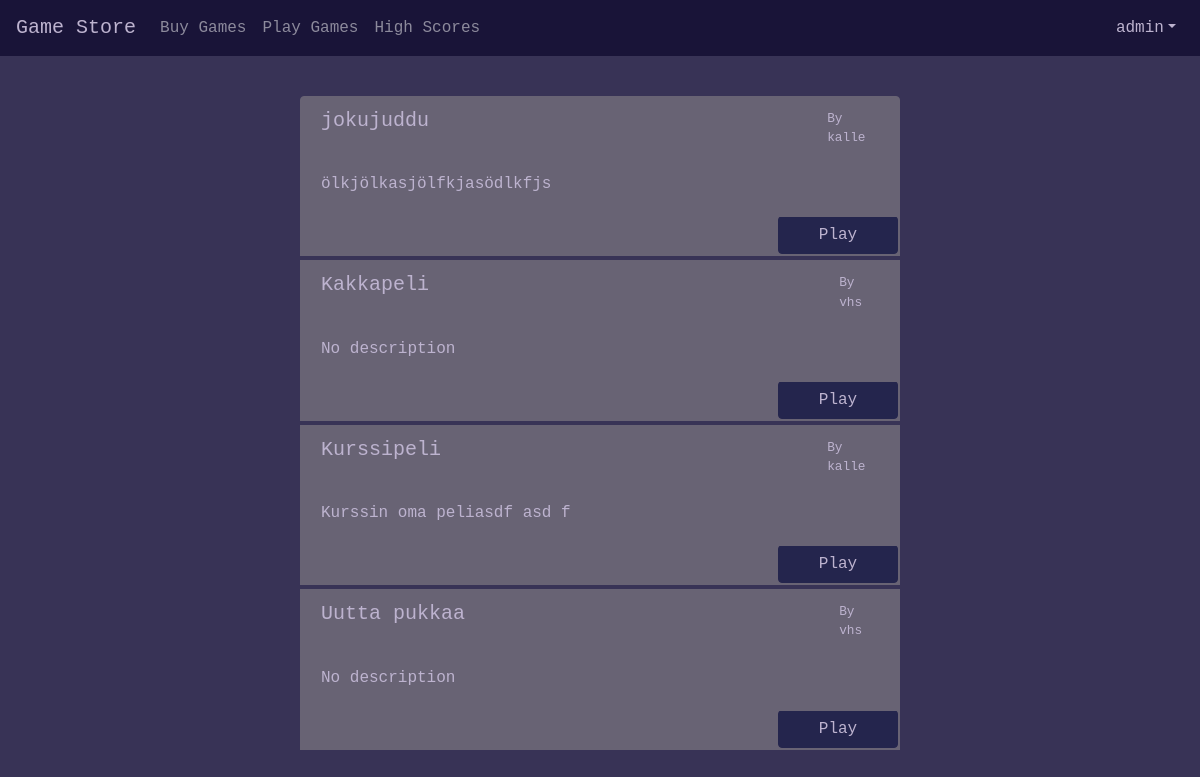
The app's page /playgames/ (signed in) with its own data.
### storeapp/models.py (models this page shows, shortened)
class game(models.Model):
    name = models.CharField(max_length = 255)
    maker = models.ForeignKey(User, on_delete=models.CASCADE)
    url = models.URLField()
    price = models.FloatField()
    description = models.TextField()
    class Meta:
        ordering = ["name"]

### storeapp/views.py (the view)
# urls.py: path('playgames/', views.ownedGamesView, name="ownedgames"),
@login_required
def ownedGamesView(request):
    gameIDlist = player_game.objects.filter(userID = request.user.pk)
    gameIDlist = gameIDlist.values_list('gameID')
    games = game.objects.filter(pk__in=gameIDlist).order_by(Lower('name'))
    return render(request, 'owned_games.html', {'games': games})

### storeapp/templatetags/auth_extras.py (called while the page is built)
@register.filter(name='has_group')
def has_group(user, group_name):
    try:
        group =  Group.objects.get(name=group_name)
    except Group.DoesNotExist:
        return False
    return group in user.groups.all()

### storeapp/templates/owned_games.html
{% extends 'base.html' %}
{% block content %}
  <div class="list-group">
    {% for game in games %}
      <a class="list-group-item list-group-item flex-column align-items-start">
        <div class="d-flex w-100 justify-content-between">
          <h5 class="mb-1">{{ game.name }}</h5>
          <small>By {{ game.maker }}</small>
        </div>
        <p class="mb-1">
          <span class="d-inline-block text-truncate" style="max-width: 40vw;">{{ game.description }}</span>
          <a href='/playgames/{{game.pk}}' role="button" class="btn btn-light">Play</a>
        </p>
      </a>
    {% empty %}
      <br>
      <p>
        Oh no! You do not own any games yet.<br>
        Go ahead and buy some so you can play them!
      </p>
    {% endfor %}
  </div>
{% endblock %}

### storeapp/templates/base.html (shortened to what this page needs)
<!DOCTYPE html>
<html>
<head>
  {% load static %}
  <link rel="stylesheet" href="https://maxcdn.bootstrapcdn.com/bootstrap/4.0.0-beta.3/css/bootstrap.min.css">
  <link rel="stylesheet" href="{% static "css/base.css" %}">
</head>
<body>
  {% load auth_extras %}
  {% load static %}
<nav class="navbar navbar-expand-lg navbar-toggleable-sm navbar-dark" style="background-color: #191438;">
  <a id="gamestore"class="navbar-brand" style="font-family: Courier new; color: #bdb3cf;" href="/">Game Store</a>
  <div class="collapse navbar-collapse" id="navbarSupportedContent">
    <ul class="navbar-nav mr-auto">
      <li class="nav-item">
        <a class="nav-link" href="/games">Buy Games</a>
      </li>
      <li class="nav-item">
        <a class="nav-link" href="/playgames">Play Games</a>
      </li>
      <li class="nav-item">
        <a class="nav-link" href="/highscore">High Scores</a>
      </li>
    </ul>
    <ul class="navbar-nav ml-auto">
      <li class="nav-item dropdown">
        {% if request.user.is_authenticated %}
        <a class="nav-link dropdown-toggle" href="#" id="navbarDropdown" role="button" data-toggle="dropdown" aria-haspopup="true" aria-expanded="false" style="color: #bdb3cf;">{{ user.username }}</a>
          {% endif %}
      </li>
    </ul>
  </div>
</nav>
<div class = "container mx-auto">
      {% block content %}
      {% endblock %}
</div>
</body>
</html>

### static/css/base.css (style rules this page uses)
body { background-color: #383356; color: #bdb3cf; font-family: Courier new; }
.list-group { padding-top: 5vh; margin: 0 auto; width: 50vw; color: #bdb3cf; }
.mb-1 { background-color: #686374; width: 50vw; }
a.list-group-item { background-color: #686374; border-color: #686374; }
a.btn.btn-light { float: right; width: 15vh; color: #bdb3cf; background-color: #24254d; border-color: #24254d; margin-right: 2px; margin-bottom: 2px; }

### records on screen
game: name "jokujuddu", maker "kalle", description "ölkjölkasjölfkjasödlkfjs"
game: name "Kakkapeli", maker "vhs", description "No description"
game: name "Kurssipeli", maker "kalle", description "Kurssin oma peliasdf asd f"
game: name "Uutta pukkaa", maker "vhs", description "No description"

### other values on screen
{{ user.username }} "admin"
